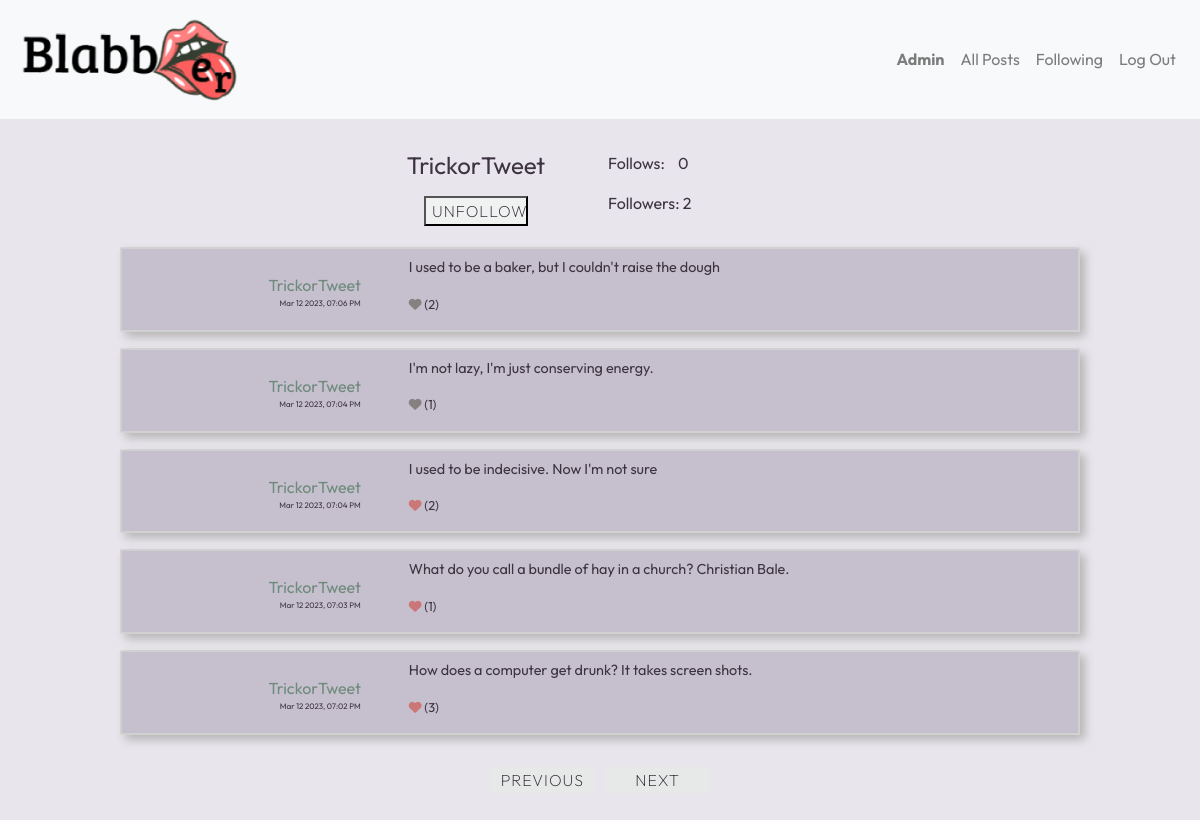
Screenshot of /profile/3 (signed in) with the database file from the repository.
### network/models.py (models this page shows)
class User(AbstractUser):
    pass

### network/views.py (the view)
# urls.py: path("profile/<int:user_id>", views.profile, name="profile"),
def profile(request, user_id):
    user = get_object_or_404(User, id=user_id)
    check = False
    if request.user.is_authenticated:
        context = get_posts(1, user, 'Profile', logged_in=True)
        check =  Follow.objects.filter(user = request.user, user_to_follow = user )
        if user_id == request.user.id:
            form = NewPostForm()
            context['form'] = form
    else:
        context = get_posts(1, user, 'Profile', logged_in=False)
    following_count = Follow.objects.filter(user = user).count()
    followers_count = Follow.objects.filter(user_to_follow = user).count()
    context['profile'] = {'userid': user.id, 'username': user.username, 'following_count':following_count, 'followers_count': followers_count}
    if check:
        context['profile']['user_follows']= True
    else:
        context['profile']['user_follows']= False
    return render(request, "network/profile.html", context)

### network/templates/network/profile.html (shortened to what this page needs)
{% extends "network/layout.html" %}
{% block body %}
    <section class="profile-info">
        <div id="profile-name">
            <div>
               <h4> {{profile.username}} </h4>
            </div>
            <div id="follow-button">
                {% if user.is_authenticated %}
                    {% if user.id != profile.userid %}
                        {% if profile.user_follows %}
                            <button class="follow" data-follow-action="Unfollow" data-follow-id="{{profile.userid}}"> Unfollow </button>
                        {% else %}
                            <button class="follow" data-follow-action="Follow" data-follow-id="{{profile.userid}}"> Follow </button>
                        {% endif %}
                    {% endif %}
                {% endif %}
            </div>
        </div>
        <div id="follows-div">
            <p id="following-no">Follows:&nbsp;&nbsp;&nbsp; {%if profile.following_count > 0 %} {{profile.following_count}} {% else %} 0 {% endif %}</p>
            <p id="followers-no">Followers: {%if profile.followers_count > 0 %} {{profile.followers_count}} {% else %} 0 {% endif %} </p>
        </div>
    </section>
    <section class="post-section">
        {% for post in posts %}
            <div class="post-group">
                <div class="left-post">
                    <p><a href="{% url 'profile' user_id=post.userid %}">{{post.username}}</a> </p>
                    <p class="time-post"> {{post.timestamp}}</p>
                </div>
                <div class="right-post">
                    <p class="post-post"> {{post.post}}
                         </p>
                    <p
                    {% if post.user_liked == True %}
                        class="user-liked likes"
                    {% else %}
                        class="user-disliked likes"
                    {% endif %}>
                    <i
                    {% if user.is_authenticated %}
                        class="fa fa-heart like-logged"
                    {% else %}
                        class="fa fa-heart"
                    {% endif %}
                    ></i>
                    <span class="num-likes">{% if post.num_likes > 0 %} ({{post.num_likes}}){% endif %}</span>
                    </p>
                </div>
            </div>
        {% endfor %}
    </section>
    <div class="buttons">
        <button class="load-posts prev-btn" disabled data-page-direction="Previous">Previous</button>
        <button class="load-posts next-btn" {% if next_page == False %} disabled  {% endif %} data-page-direction="Next">Next</button>
    </div>
{% endblock %}

### network/templates/network/layout.html (shortened to what this page needs)
{% load static %}
<!DOCTYPE html>
<html lang="en">
    <head>
        <link rel="stylesheet" href="https://stackpath.bootstrapcdn.com/bootstrap/4.4.1/css/bootstrap.min.css">
        <link href="{% static 'network/styles.css' %}" rel="stylesheet">
    </head>
    <body>
        <nav class="navbar navbar-expand-lg navbar-light bg-light">
            <a class="navbar-brand" href="{% url 'index' %}">
                <img id="logo" src="{% static 'logo.png' %}" alt="Logo">
            </a>
            <div>
              <ul class="navbar-nav mr-auto">
                {% if user.is_authenticated %}
                    <li class="nav-item">
                        <a class="nav-link" href="{% url 'profile' user_id=user.id %}"><strong>{{ user.username }}</strong></a>
                    </li>
                {% endif %}
                <li class="nav-item">
                  <a class="nav-link" href="{% url 'index' %}">All Posts</a>
                </li>
                {% if user.is_authenticated %}
                    <li class="nav-item">
                        <a class="nav-link" href="{% url 'following' %}">Following </a>
                    </li>
                    <li class="nav-item">
                        <a class="nav-link" href="{% url 'logout' %}">Log Out</a>
                    </li>
                {% endif %}
              </ul>
            </div>
          </nav>
        <div class="body">
            {% block body %}
            {% endblock %}
        </div>
    </body>
</html>

### network/static/network/styles.css (style rules this page uses)
.navbar { justify-content: space-between; }
body { background-color: #e9e5ec; color: #3c3441; font-family: "Outfit", sans-serif; font-weight: 400; }
#logo { width: 14rem; }
a { color: #6d8a7b; }
h4, #following-no, #followers-no { font-weight: 400; font-style: bold; }
button { color: #3c3441; background-color: #F0F2F2; text-transform: uppercase; font-weight: 200; letter-spacing: 1px; width: 6.5rem; }
button:disabled { background-color: #e7e9e8; border: none; }
p { display: inline; }
.post-group { display: flex; width: 80vw; margin: auto; margin-top: 1rem; border: 2px solid rgb(209, 209, 209); border-radius: 1%; box-shadow: 5px 5px 10px rgb(182, 182, 182); height: auto; background-color: rgba(191, 184, 199, 0.8235294118); overflow: hidden; }
.post-group .left-post { width: 30%; min-width: 5rem; overflow-x: hidden; text-align: right; padding-right: 3rem; padding-left: 1rem; padding-top: 1.5rem; }
.post-group .left-post .time-post { display: block; font-size: 0.5rem; }
.post-group .right-post { width: 70%; }
.post-group .right-post p { font-size: 0.9rem; display: block; }
.post-group .right-post .post-post { padding-top: 0.5rem; }
.post-group .right-post .likes { font-size: 0.8rem; }
.post-group .right-post .user-liked i { color: rgb(204, 119, 119); }
.post-group .right-post .user-disliked i { color: rgb(134, 129, 129); }
.buttons { text-align: center; }
.buttons .load-posts { margin: 2rem 0.25rem 2rem 0.25rem; }
.profile-info { display: flex; width: 40vw; margin: auto; margin-top: 2rem; }
.profile-info #profile-name { width: 20vw; display: flex; flex-direction: column; align-items: center; }
.profile-info #profile-name #follow-button { margin-top: 0.5rem; }
.profile-info #follows-div { width: 20vw; margin-left: 1rem; }
.profile-info #follows-div p { display: block; }

### rows the page displays
User: username "Admin"
User: username "TrickorTweet", timestamp "Mar 12 2023, 07:04 PM", post "I'm not lazy, I'm just conserving energy.", num_likes "1", timestamp "Mar 12 2023, 07:03 PM", post "What do you call a bundle of hay in a church? Christian Bale."

### other values shown
{{ profile.followers_count }} "2"
{{ post.username }} "TrickorTweet" "TrickorTweet" "TrickorTweet"
{{ post.timestamp }} "Mar 12 2023, 07:06 PM" "Mar 12 2023, 07:04 PM" "Mar 12 2023, 07:02 PM"
{{ post.post }} "I used to be a baker, but I couldn't raise the dough" "I used to be indecisive. Now I'm not sure" "How does a computer get drunk? It takes screen shots."
{{ post.num_likes }} "2" "2" "3"
